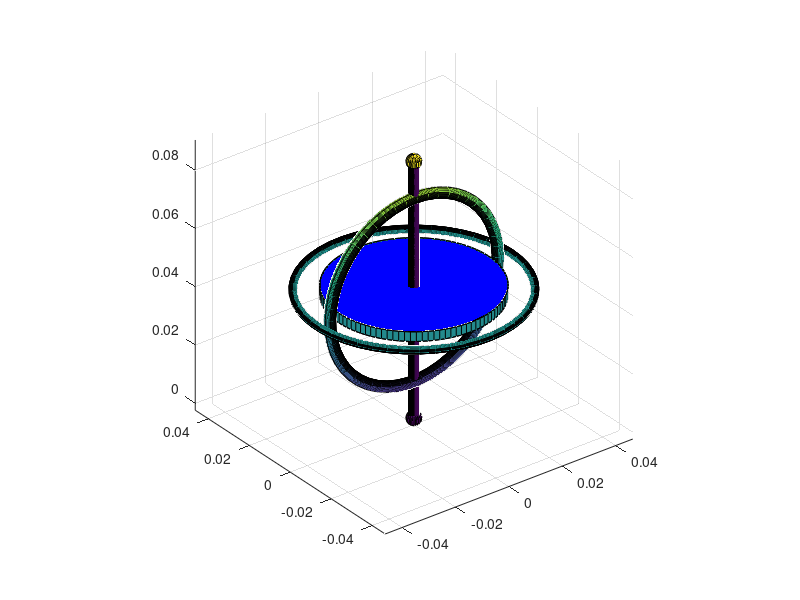

Source code (MATLAB):
close all
clear all
clc

m_frame = 0.023;                                            % Mass of frame [kg] (Measured)
m_rotor = 0.045;                                            % Mass of rotor [kg] (Measured)
H_rot = 60*10^-3;
r_rot = 1.555*10^-3;
R_min_rotor = 3.305*10^-3;
R_maj_rotor = 28*10^-3;
h_rod = 88*10^-3;
R_min_H_tor = 1.155*10^-3;
R_maj_H_tor = 36*10^-3;
R_sph = 2.365*10^-3;
R_min_V_tor = 1.715*10^-3;
R_maj_V_tor = 31.5*10^-3;
L = h_rod/2; 
R_shp = 2.365*10^-3;

[theta,phi] = meshgrid(linspace(0,2*pi,50));
r_v = R_min_V_tor;
R_v = R_maj_V_tor;
z_V_tor = (R_v + r_v*cos(theta)).*cos(phi) + L;
x_V_tor = (R_v + r_v*cos(theta)).*sin(phi);
y_V_tor = r_v*sin(theta);
surf(x_V_tor,y_V_tor,z_V_tor)
%shading interp
axis equal
hold on

[theta,phi] = meshgrid(linspace(0,2*pi,50));
r_h = R_min_H_tor;
R_h = R_maj_H_tor;
x_H_tor = (R_h + r_h*cos(theta)).*cos(phi);
y_H_tor = (R_h + r_h*cos(theta)).*sin(phi);
z_H_tor = r_h*sin(theta) + L;
surf(x_H_tor,y_H_tor,z_H_tor)


[x_rod,y_rod,z_rod] = cylinder(r_rot, 100);
z_rod = z_rod * h_rod;
surf(x_rod,y_rod,z_rod)

[x_rotor,y_rotor,z_rotor] = cylinder(R_maj_rotor, 100);
z_rotor = z_rotor * R_min_rotor;
z_rotor = z_rotor - R_min_rotor/2 + L;
surf(x_rotor,y_rotor,z_rotor)
h2 = fill3(x_rotor(1,:),y_rotor(1,:),z_rotor(1,:), 'b');
h3 = fill3(x_rotor(2,:),y_rotor(2,:),z_rotor(2,:),'b');

[x_T_sph,y_T_sph,z_T_sph] = sphere;
x_T_sph = x_T_sph* R_shp;
y_T_sph = y_T_sph* R_shp;
z_T_sph = z_T_sph* R_shp;

[x_B_sph,y_B_sph,z_B_sph] = sphere;
x_B_sph = x_B_sph* R_shp;
y_B_sph = y_B_sph* R_shp;
z_B_sph = z_B_sph* R_shp;

z_T_sph = z_T_sph + h_rod;

surf(x_T_sph,y_T_sph,z_T_sph);
surf(x_B_sph,y_B_sph,z_B_sph);

